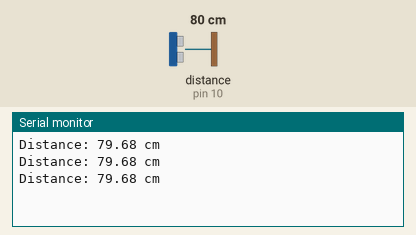
Simulated run of this sketch. Board: Arduino Uno, built with avr-gcc and run on an emulated ATmega328P. On the bench: the last lines printed to the serial monitor. Wiring (inferred from the names in the program): ultrasonic range finder: trigger pin 9; echo pin 10. Inputs (shaded band) come from the test bench; at power-on: distance to the obstacle (sensor on pin 10) 80 cm. The echo pulse lasts 58.3 µs per cm.

Above: at 1.3 s.
1.4 s: distance to the obstacle (sensor on pin 10) set to 2 cm
At 1.9 s:
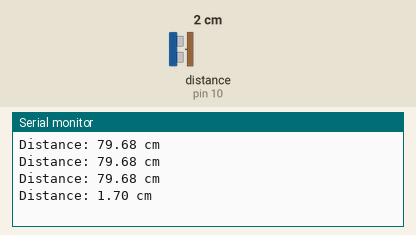
2.9 s: distance to the obstacle (sensor on pin 10) set to 4 cm
At 3.4 s:
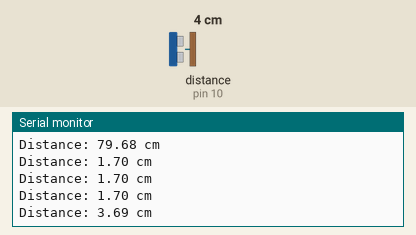
Timing chart, 0 to 5.9 s (numbered marks = the images above; inputs shaded):
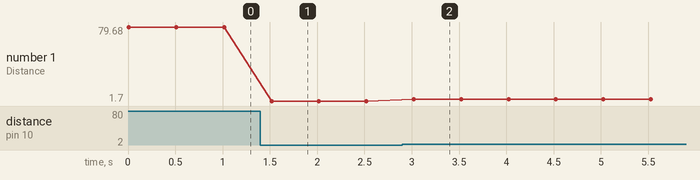

The sketch:

Ultra_Sonic_Sensor_for_less_than_10cm.ino
```cpp
// Define pins
const int trigPin = 9;
const int echoPin = 10;

void setup() {
  Serial.begin(9600);        // Start serial communication
  pinMode(trigPin, OUTPUT);  // Set trig pin as output
  pinMode(echoPin, INPUT);   // Set echo pin as input
}

void loop() {
  long duration;
  float distance;

  // Clear the trigPin
  digitalWrite(trigPin, LOW);
  delayMicroseconds(2);

  // Send a 10µs pulse to trigger
  digitalWrite(trigPin, HIGH);
  delayMicroseconds(10);
  digitalWrite(trigPin, LOW);

  // Read echo time
  duration = pulseIn(echoPin, HIGH);

  // Calculate distance in cm (Speed of sound: 34300 cm/s)
  distance = duration * 0.0343 / 2;

  // Print to Serial Monitor
  Serial.print("Distance: ");
  Serial.print(distance);
  Serial.println(" cm");

  delay(500); // Delay between measurements
}
```

Measured:
- after the input at 1.4 s, the serial monitor: prints a new line after 0.12 s (image 1)
- after the input at 2.9 s, the serial monitor: prints a new line after 0.12 s (image 2)
- plotted number 1: 79.68 → 1.7 after the input at 1.4 s, 1.7 → 3.69 after the input at 2.9 s
